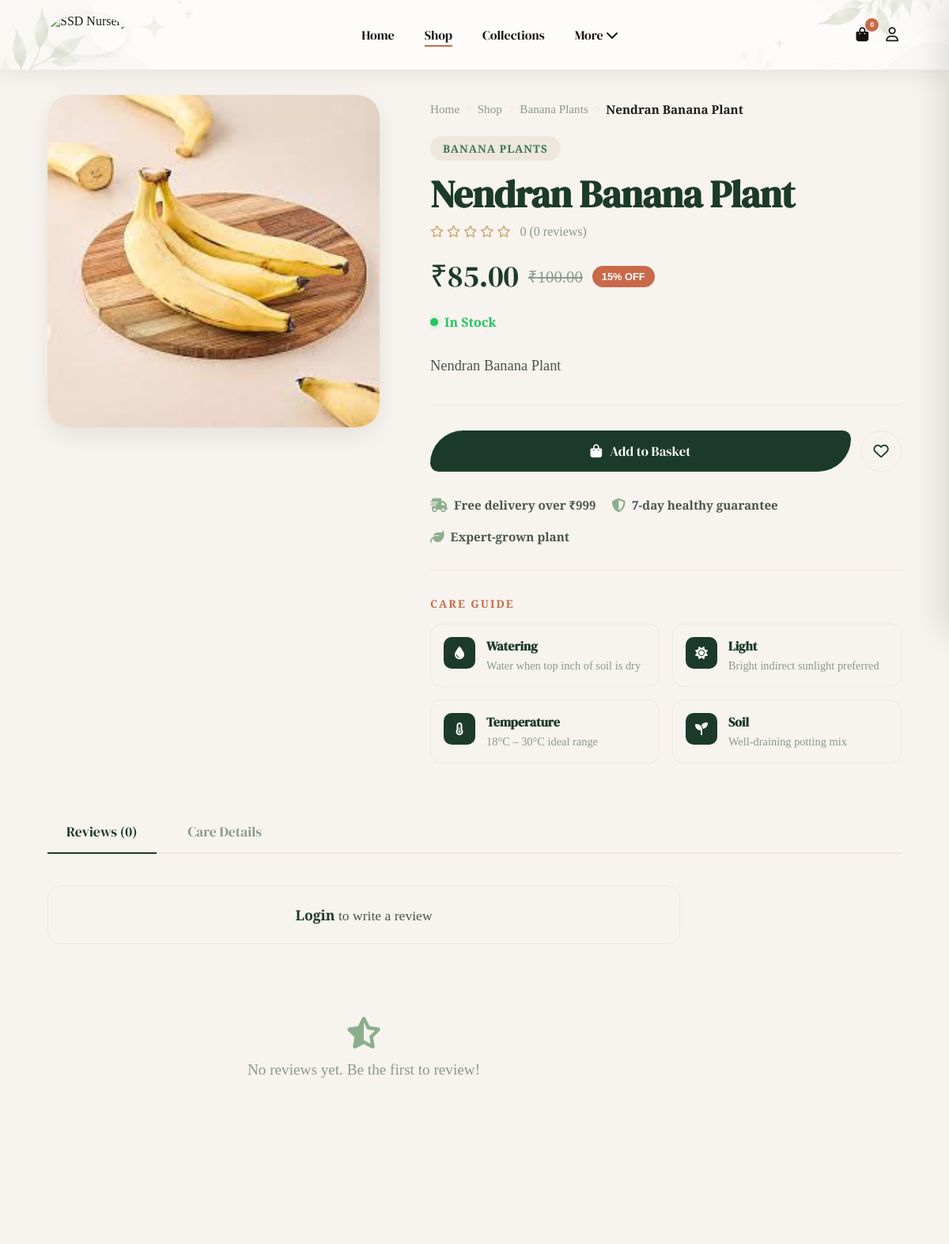
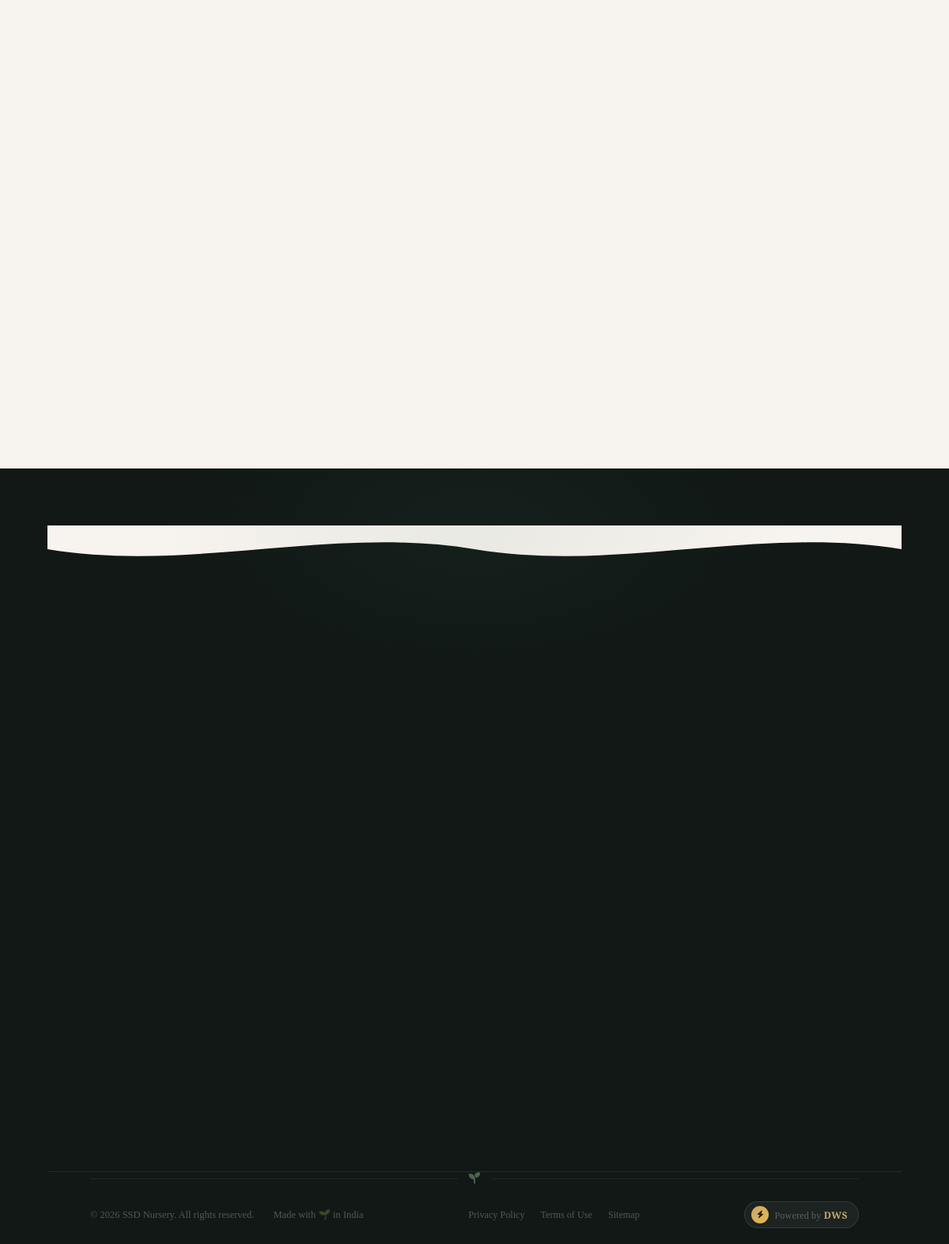
/product/nendran-banana-plant/, run on the app's committed database (2 pictures, top to bottom).
### web/models.py (models this page shows, shortened)
class Product(models.Model):
    category    = models.ForeignKey(
        Category, on_delete=models.CASCADE, related_name="products"
    )
    name        = models.CharField(max_length=200)
    slug        = models.SlugField(max_length=220, unique=True, blank=True)
    description = models.TextField(blank=True)
    care_guide  = models.TextField(blank=True)
    sunlight    = models.CharField(max_length=100, blank=True)
    watering    = models.CharField(max_length=100, blank=True)
    price       = models.DecimalField(max_digits=10, decimal_places=2)
    offer_price = models.DecimalField(max_digits=10, decimal_places=2, blank=True, null=True)
    stock       = models.PositiveIntegerField(default=0)
    image       = models.ImageField(upload_to="products/", blank=True, null=True)
    featured    = models.BooleanField(default=False)
    is_active   = models.BooleanField(default=True)
    created_at  = models.DateTimeField(auto_now_add=True)
    class Meta:
        ordering = ["-created_at"]
    @property
    def discount_percent(self):
        if self.offer_price and self.price:
            return int(((self.price - self.offer_price) / self.price) * 100)
        return 0

class Category(models.Model):
    name        = models.CharField(max_length=100, unique=True)
    slug        = models.SlugField(max_length=120, unique=True, blank=True)
    description = models.TextField(blank=True)
    image       = models.ImageField(upload_to="categories/", blank=True, null=True)
    is_active   = models.BooleanField(default=True)
    created_at  = models.DateTimeField(auto_now_add=True)
    class Meta:
        verbose_name_plural = "Categories"
        ordering = ["name"]

### web/views.py (the view, shortened to what this page needs)
def product_detail(request, slug):
    product    = get_object_or_404(Product, slug=slug, is_active=True)
    reviews    = Review.objects.filter(product=product).select_related("user")
    related    = Product.objects.filter(
        category=product.category,
        is_active=True
    ).exclude(id=product.id).order_by("-id")[:4]
    avg_rating = reviews.aggregate(avg=Avg("rating"))["avg"] or 0
    user_review  = None
    in_wishlist  = False
    cart_qty     = 0
    has_purchased = False
    return render(request, "web/Product_detail.html", {
        "product":     product,
        "reviews":     reviews,
        "related":     related,
        "avg_rating":  round(avg_rating, 1),
        "user_review": user_review,
        "in_wishlist": in_wishlist,
        "cart_qty":    cart_qty,
    })

### web/context_processors.py (called while the page is built)
def user_profile(request):
    notifications = Notification.objects.filter(is_active=True).order_by("-id")[:5]
    return {"notifications": notifications}

def cart_count(request):
    count = 0
    if request.user.is_authenticated:
        count = sum(
            i.quantity
            for i in CartItem.objects.filter(user=request.user)
        )
    return {
        "cart_count": count
    }

### web/templates/web/Product_detail.html (shortened to what this page needs)
{% load static %}
<!DOCTYPE html>
<html lang="en">
<head>
    <link rel="stylesheet" href="https://cdnjs.cloudflare.com/ajax/libs/font-awesome/6.5.1/css/all.min.css">
    <link rel="stylesheet" href="{% static 'css/style.css' %}">
    <link rel="stylesheet" href="{% static 'css/cartsidebar.css' %}">
</head>
<body data-auth="{% if request.user.is_authenticated %}1{% else %}0{% endif %}">
    {% with active_nav="shop" nav_solid=True %}{% include "web/_navbar.html" %}{% endwith %}
    <div class="container-fluid">
        <div class="detail-layout">
            <div class="detail-img-col">
                <div class="main-img">
                    {% if product.image %}
                        <img src="{{ product.image.url }}" alt="{{ product.name }}">
                    {% else %}
                        <i class="fas fa-seedling"></i>
                    {% endif %}
                </div>
            </div>
            <div class="detail-info-col">
                <div class="breadcrumb">
                    <a href="{% url 'home' %}">Home</a>
                    <i class="fas fa-chevron-right"></i>
                    <a href="{% url 'shop' %}">Shop</a>
                    <i class="fas fa-chevron-right"></i>
                    <a href="{% url 'shop' %}?category={{ product.category.slug }}">{{ product.category.name }}</a>
                    <i class="fas fa-chevron-right"></i>
                    <span style="color:var(--text-dark);font-weight:600;">{{ product.name }}</span>
                </div>
                <span class="product-category-tag">{{ product.category.name }}</span>
                <h1 class="product-title">{{ product.name }}</h1>
                <div class="product-rating-row">
                    <div class="stars">
                        {% for i in "12345" %}
                            {% if forloop.counter <= avg_rating|floatformat:"0"|add:"0" %}
                                <i class="fas fa-star"></i>
                            {% else %}
                                <i class="far fa-star"></i>
                            {% endif %}
                        {% endfor %}
                    </div>
                    <span>{{ avg_rating }} ({{ reviews.count }} review{{ reviews.count|pluralize }})</span>
                </div>
                <div class="product-price-block">
                    {% if product.offer_price %}
                        <span class="product-price">₹{{ product.offer_price }}</span>
                        <span class="product-old-price">₹{{ product.price }}</span>
                        <span class="discount-pill">{{ product.discount_percent }}% OFF</span>
                    {% else %}
                        <span class="product-price">₹{{ product.price }}</span>
                    {% endif %}
                </div>
                <div class="stock-status">
                    {% if product.stock == 0 %}
                        <div class="stock-dot red"></div>
                        <span style="color:var(--terracotta);">Out of Stock</span>
                    {% elif product.stock < 5 %}
                        <div class="stock-dot orange"></div>
                        <span style="color:var(--gold);">Only {{ product.stock }} left in stock!</span>
                    {% else %}
                        <div class="stock-dot green"></div>
                        <span style="color:#22C55E;">In Stock</span>
                    {% endif %}
                </div>
                {% if product.description %}
                <p class="product-desc">{{ product.description }}</p>
                {% endif %}
                <div class="divider"></div>
                {% if product.stock > 0 %}
                <div class="btn-row">
                    <div id="cartControl">
                        {% if cart_qty > 0 %}
                        <div class="qty-selector product-cart-box">
                            <button onclick="updateCartQty(-1)">−</button>
                            <input type="text" id="cartQtyDisplay" value="{{ cart_qty }}" readonly>
                            <button onclick="updateCartQty(1)">+</button>
                        </div>
                        {% else %}
                        <button class="btn-add-cart" id="addToCartBtn" onclick="addFirstItem()">
                            <i class="fas fa-shopping-bag"></i> Add to Basket
                        </button>
                        {% endif %}
                    </div>
                    <button
                        class="btn-wishlist {% if in_wishlist %}active{% endif %}"
                        id="wishlistBtn"
                        aria-label="Toggle wishlist"
                    >
                        <i class="{% if in_wishlist %}fas{% else %}far{% endif %} fa-heart"></i>
                    </button>
                </div>
                {% else %}
                <div style="margin-bottom:28px;">
                    <span style="display:inline-block;padding:14px 28px;background:var(--ivory-dark);color:var(--text-light);border-radius:var(--radius-leaf);font-family:'DM Serif Display',serif;font-size:1.1rem;">Currently Unavailable</span>
                </div>
                {% endif %}
                <div class="trust-mini">
                    <div class="trust-mini-item"><i class="fas fa-truck-fast"></i> Free delivery over ₹999</div>
                    <div class="trust-mini-item"><i class="fas fa-shield-halved"></i> 7-day healthy guarantee</div>
                    <div class="trust-mini-item"><i class="fas fa-leaf"></i> Expert-grown plant</div>
                </div>
                {% if product.care_guide %}
                <div class="divider"></div>
                <span class="info-label">Care Guide</span>
                <div class="care-grid">
                    <div class="care-item">
                        <div class="care-icon"><i class="fas fa-tint"></i></div>
                        <div><strong>Watering</strong><span>Water when top inch of soil is dry</span></div>
                    </div>
                    <div class="care-item">
                        <div class="care-icon"><i class="fas fa-sun"></i></div>
                        <div><strong>Light</strong><span>Bright indirect sunlight preferred</span></div>
                    </div>
                    <div class="care-item">
                        <div class="care-icon"><i class="fas fa-thermometer-half"></i></div>
                        <div><strong>Temperature</strong><span>18°C – 30°C ideal range</span></div>
                    </div>
                    <div class="care-item">
                        <div class="care-icon"><i class="fas fa-seedling"></i></div>
                        <div><strong>Soil</strong><span>Well-draining potting mix</span></div>
                    </div>
                </div>
                {% endif %}
            </div>
        </div>
        <section class="tab-section-wrapper">
            <div class="detail-tabs">
                <button class="tab-btn active" data-tab="reviews">Reviews ({{ reviews.count }})</button>
                {% if product.care_guide %}
                <button class="tab-btn" data-tab="care">Care Details</button>
                {% endif %}
            </div>
            <div class="tab-pane active" id="tab-reviews">
                <div class="container-fluid" style="max-width:800px;margin:0;">
                    {% if request.user.is_authenticated %}
                    <div class="review-form-wrap">
                        <h3>{% if user_review %}Update Your Review{% else %}Write a Review{% endif %}</h3>
                        <div class="star-rating" id="starRating">
                            {% for i in "12345" %}
                                <i class="{% if user_review and forloop.counter <= user_review.rating %}fas{% else %}far{% endif %} fa-star" data-val="{{ forloop.counter }}"></i>
                            {% endfor %}
                        </div>
                        <textarea id="reviewText" class="review-textarea" placeholder="Share your experience with this plant…" maxlength="500">{% if user_review %}{{ user_review.review }}{% endif %}</textarea>
                        <button class="btn-submit-review" id="submitReview">
                            <i class="fas fa-paper-plane"></i> Submit Review
                        </button>
                    </div>
                    {% else %}
                    <div style="background:var(--ivory);border-radius:16px;padding:24px;margin-bottom:32px;text-align:center;font-family:'Cormorant Garamond',serif;font-size:1.1rem;color:var(--text-mid);border:1px solid var(--ivory-dark);">
                        <a href="{% url 'auth' %}?tab=login" style="color:var(--forest);font-weight:600;text-decoration:none;">Login</a> to write a review
                    </div>
                    {% endif %}
                    {% for review in reviews %}
                    <div class="review-item">
                        <div class="review-item-header">
                            <div class="rev-avatar">{{ review.user.first_name|slice:":1"|upper }}</div>
                            <div class="rev-info">
                                <strong>{{ review.user.first_name }}</strong>
                                <div class="rev-stars">
                                    {% for i in "12345" %}{% if forloop.counter <= review.rating %}<i class="fas fa-star"></i>{% else %}<i class="far fa-star"></i>{% endif %}{% endfor %}
                                </div>
                            </div>
                            <span style="margin-left:auto;color:var(--text-light);font-size:0.9rem;font-family:'Cormorant Garamond',serif;">{{ review.created_at|date:"M d, Y" }}</span>
                        </div>
                        <p class="rev-text">{{ review.review }}</p>
                    </div>
                    {% empty %}
                    <div class="no-reviews">
                        <i class="fas fa-star-half-stroke"></i>
                        No reviews yet. Be the first to review!
                    </div>
                    {% endfor %}
                </div>
            </div>
        </section>
    </div>
    {% include "web/_footer.html" %}
</body>
</html>

### web/static/css/style.css (style rules this page uses)
:root { --forest: #1C3A2B; --forest-mid: #2A5240; --forest-light: #3D7358; --sage: #8BAF8C; --ivory: #F7F3EE; --ivory-dark: #EDE7DE; --terracotta: #C9694A; --terracotta-lt: #E08A6E; --gold: #C8A96E; --text-dark: #1A1F1C; --text-mid: #4A5550; --text-light: #8A9A90; --white: #FFFFFF; --radius-leaf: 48px 12px 48px 12px; --radius-leaf-r: 12px 48px 12px 48px; --radius-card: 20px; --shadow-soft: 0 8px 32px rgba(28, 58, 43, 0.08); --shadow-card: 0 4px 24px rgba(28, 58, 43, 0.10); --shadow-hover: 0 16px 48px rgba(28, 58, 43, 0.18); --transition: 0.35s cubic-bezier(0.4, 0, 0.2, 1); }
*, *::before, *::after { margin: 0; padding: 0; box-sizing: border-box; }
html { scroll-behavior: smooth; font-size: 16px; }
body { font-family: 'Cormorant Garamond', Georgia, serif; background-color: var(--ivory); color: var(--text-dark); overflow-x: hidden; width: 100%; }
h1, h2, h3, h4 { font-family: 'DM Serif Display', Georgia, serif; color: var(--forest); }
a { text-decoration: none; color: inherit; transition: var(--transition); }
img { display: block; max-width: 100%; }
button { cursor: pointer; font-family: inherit; }

### web/static/css/footer.css (style rules this page uses)
:root { --footer-bg: #111816; --footer-bg-2: #181f1c; --footer-border: rgba(255,255,255,0.07); --footer-text: rgba(255,255,255,0.55); --footer-text-dim: rgba(255,255,255,0.28); --footer-white: rgba(255,255,255,0.92); --forest: #1C3A2B; --forest-mid: #2A5240; --forest-light: #3D7358; --sage: #8BAF8C; --terracotta: #C9694A; --terracotta-lt: #E08A6E; --gold: #C8A96E; --ivory: #F7F3EE; --transition: 0.32s cubic-bezier(0.4, 0, 0.2, 1); }

### data on the page
Product: image (picture), category.name "Banana Plants", name "Nendran Banana Plant", category.name "BANANA PLANTS", offer_price "85.00", price "100.00", discount_percent "15", description "Nendran Banana Plant"

### other printed values
{{ avg_rating }} "0"
{{ reviews.count }} "0"
